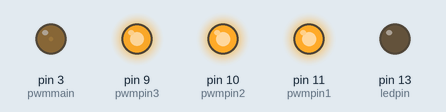
Recording of a sketch running on a simulated Arduino Uno, built with avr-gcc and run on an emulated ATmega328P. Shown: output pins drawn as LEDs (lit = HIGH).

Above: at 0.15 s.
At 2.55 s:
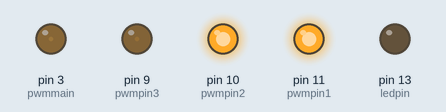
At 10.96 s:
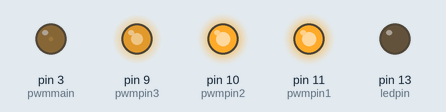
At 19.97 s:
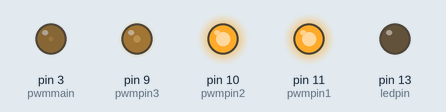
At 39.79 s:
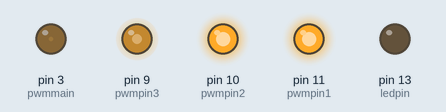
Timing chart, 0 to 40.0 s (numbered marks = the images above):
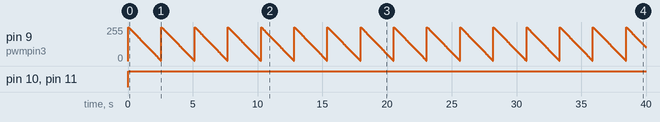

The sketch:

PWM_LED.ino
```cpp
const int pwmpin1 = 11;
const int pwmpin2 = 10;
const int pwmpin3 = 9;
const int ledpin = 13;
const int pwmmain = 3;

void setup()
{
 pinMode(pwmpin1, OUTPUT);
 pinMode(pwmpin2, OUTPUT);
 pinMode(pwmpin3, OUTPUT);
 pinMode(ledpin, OUTPUT);
 pinMode(pwmmain, OUTPUT);
 analogWrite(pwmmain, 10);
}

void loop()
{
 digitalWrite(ledpin, LOW);
 first:
 for(int i=255; i>1; i--)
 {
 analogWrite(pwmpin1, i);
 delay(10);
 if (i=3){goto second;}
 }
 second:
 for(int j=255; j>1; j--)
 {
 analogWrite(pwmpin2, j);
 delay(10);
 if (j=2){goto third;}
 }
 third:
 for(int k=255; k>1; k--)
 {
 analogWrite(pwmpin3, k);
 delay(10);
//if (k=1000){goto first;}
 }
}
```

Measured:
- by itself, pin 9 (pwmpin3): ramps from 255/255 to 2/255 and jumps back, once every 2.6 s
- by itself, pin 10 (pwmpin2): LOW → HIGH at 0.01 s
- by itself, pin 11 (pwmpin1): LOW → HIGH at 0.00 s
